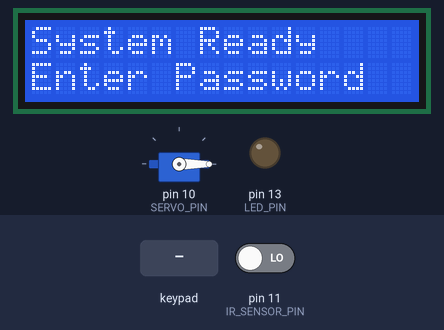
This sketch was run on a simulated Arduino Uno, built with avr-gcc and run on an emulated ATmega328P. On the bench: servo, 16×2 character LCD, output pins drawn as LEDs (lit = HIGH). Inputs (shaded band) come from the test bench; at power-on: pin 11 (IR_SENSOR_PIN) LOW. What the sketch prints to the serial monitor is not drawn.

Above: at 2.5 s.
2.6 s: keypad keys 6 6 6 6 # pressed 0.4 s apart
At 5.9 s:
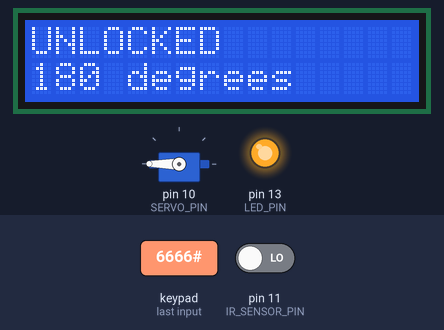
6.1 s: key '*' pressed
At 8.0 s:
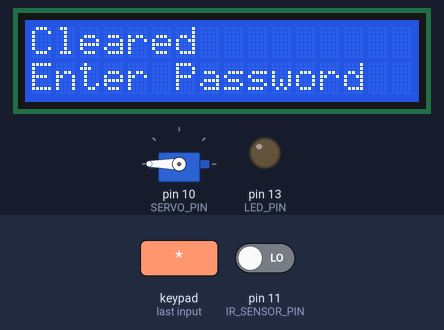
9.1 s: key '#' pressed
At 11.6 s:
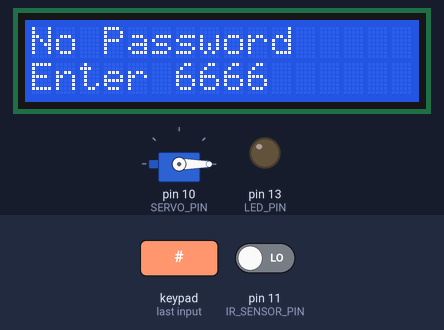
11.8 s: keypad keys 1 2 3 4 # pressed 0.4 s apart
At 16.5 s:
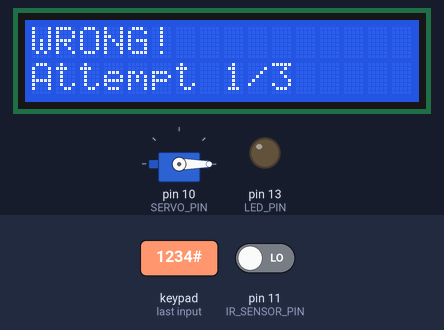
16.8 s: keypad keys 5 6 7 8 * pressed 0.4 s apart
At 17.28 s:
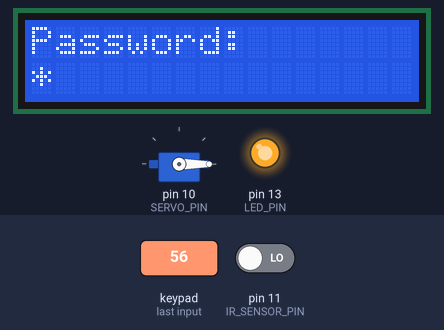
20.4 s: key '1' pressed
At 21.0 s:
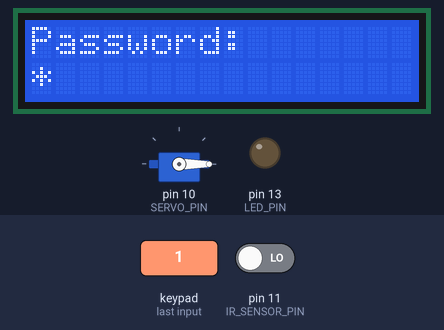
Timing chart, 0 to 23.1 s (numbered marks = the images above; inputs shaded):
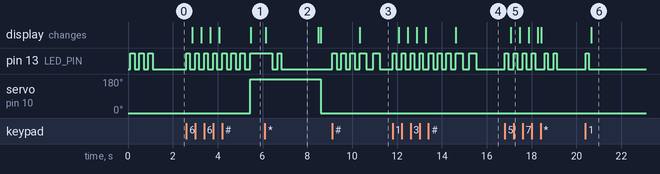

Measured:
- after the input at 2.6 s, pin 13 (LED_PIN): alternates HIGH for 0.15 s and LOW for 0.25 s, 15 changes in all, then stays HIGH, starting at once; servo on pin 10 (SERVO_PIN): 0° → 180° after 2.8 s; the display: first changes after 0.27 s (image 1 shows a later state)
- after the input at 6.1 s, pin 13 (LED_PIN): HIGH → LOW after 0.33 s instead of 2.5 s; the display: changes at once (image 2)
- after the input at 9.1 s, pin 13 (LED_PIN): goes 3 × (HIGH 0.20 s, LOW 0.20 s), HIGH 0.30 s, LOW 0.30 s, HIGH 0.30 s, then LOW, starting at once; the display: changes after 1.2 s (image 3)
- after the input at 11.8 s, pin 13 (LED_PIN): goes 4 × (HIGH 0.15 s, LOW 0.26 s), 3 × (HIGH 0.20 s, LOW 0.20 s), HIGH 0.30 s, LOW 0.30 s, HIGH 0.30 s, then LOW, starting at once; the display: first changes after 0.27 s (image 4 shows a later state)
- after the input at 16.8 s, pin 13 (LED_PIN): goes 3 × (HIGH 0.15 s, LOW 0.26 s), HIGH 0.15 s, LOW 0.42 s, HIGH 0.15 s, LOW 0.25 s, HIGH 0.15 s, then LOW, starting at once; the display: changes after 0.26 s (image 5)
- after the input at 20.4 s, pin 13 (LED_PIN): LOW → HIGH at once, → LOW 0.15 s later; the display: changes after 0.27 s (image 6)
- what the display in image 2 shows lasts 2.4 s, from 6.1 s to 8.5 s

The sketch:

arduino_code.ino
```cpp
#include <Wire.h>
#include <LiquidCrystal_I2C.h>
#include <Servo.h>
#include <Keypad.h>

// LCD Setup
LiquidCrystal_I2C lcd(0x27, 16, 2);

Servo myServo;

// Keypad setup - 4x4 matrix using pins 1-9
const byte ROWS = 4;
const byte COLS = 4;
char keys[ROWS][COLS] = {
  {'1','2','3','A'},
  {'4','5','6','B'},
  {'7','8','9','C'},
  {'*','0','#','D'}
};

byte rowPins[ROWS] = {1, 2, 3, 4};
byte colPins[COLS] = {5, 6, 7, 8};

Keypad keypad = Keypad(makeKeymap(keys), rowPins, colPins, ROWS, COLS);

// Pin definitions
const int SERVO_PIN = 10;
const int LED_PIN = 13;
const int IR_SENSOR_PIN = 11;

// Password settings
String correctPassword = "6666";
String enteredPassword = "";
int maxAttempts = 3;
int attempts = 0;
bool isLocked = false;

// Auto-reset settings
bool autoResetActive = false;
unsigned long lockTime = 0;
const unsigned long AUTO_RESET_DELAY = 5000;  // 5 seconds

// Servo states
enum ServoState {
  WAITING_FOR_PASSWORD,
  SERVO_AT_180,
  WAITING_FOR_IR,
  SERVO_AT_0
};

ServoState currentState = WAITING_FOR_PASSWORD;
unsigned long stateStartTime = 0;
unsigned long lastIRTime = 0;
const unsigned long UNLOCK_DURATION = 3000;
const unsigned long IR_DEBOUNCE = 500;

void setup() {
  Serial.begin(9600);

  myServo.attach(SERVO_PIN);
  myServo.write(0);
  pinMode(LED_PIN, OUTPUT);
  pinMode(IR_SENSOR_PIN, INPUT);

  lcd.init();
  lcd.backlight();
  lcd.clear();

  lcd.setCursor(0, 0);
  lcd.print("System Ready");
  lcd.setCursor(0, 1);
  lcd.print("Enter Password");

  for (int i = 0; i < 3; i++) {
    digitalWrite(LED_PIN, HIGH);
    delay(200);
    digitalWrite(LED_PIN, LOW);
    delay(200);
  }

  Serial.println("========================================");
  Serial.println("PASSWORD + IR SENSOR SYSTEM");
  Serial.println("========================================");
  Serial.println("LOG:System Started");
}

void loop() {
  char key = keypad.getKey();

  if (autoResetActive) {
    unsigned long elapsed = millis() - lockTime;
    int remaining = (AUTO_RESET_DELAY - elapsed) / 1000 + 1;

    if (elapsed >= AUTO_RESET_DELAY) {
      performReset();
      return;
    } else {
      lcd.clear();
      lcd.setCursor(0, 0);
      lcd.print("SYSTEM LOCKED!");
      lcd.setCursor(0, 1);
      lcd.print("Reset in ");
      lcd.print(remaining);
      lcd.print("s");

      static unsigned long lastSerialUpdate = 0;
      if (millis() - lastSerialUpdate >= 1000) {
        lastSerialUpdate = millis();
        Serial.print("STATUS:Auto-reset in ");
        Serial.print(remaining);
        Serial.println(" seconds");
      }
    }
    return;
  }

  if (key) {
    if (isLocked) {
      if (!autoResetActive) {
        lockTime = millis();
        autoResetActive = true;
        Serial.println("STATUS:System Locked - Auto-reset in 5 seconds");
      }
      return;
    }
    handleKeyInput(key);
  }

  switch (currentState) {
    case WAITING_FOR_PASSWORD:
      break;

    case SERVO_AT_180:
      if (millis() - stateStartTime >= UNLOCK_DURATION) {
        Serial.println("STATUS:3 seconds passed - Ready for IR detection");
        currentState = WAITING_FOR_IR;
        lcd.clear();
        lcd.setCursor(0, 0);
        lcd.print("IR Active");
        lcd.setCursor(0, 1);
        lcd.print("Wave hand to lock");
        Serial.println("Wave hand in front of IR sensor to lock");
        Serial.println("----------------------------------------");
      }
      break;

    case WAITING_FOR_IR: {
      int irValue = digitalRead(IR_SENSOR_PIN);
      if (irValue == LOW && (millis() - lastIRTime > IR_DEBOUNCE)) {
        lastIRTime = millis();
        Serial.println("IR Sensor - OBJECT DETECTED!");
        lockServo();
      }
      break;
    }

    case SERVO_AT_0:
      break;
  }
}

void handleKeyInput(char key) {
  Serial.print("KEY:");
  Serial.println(key);

  if (key == '*') {
    enteredPassword = "";
    Serial.println("Password cleared");
    lcd.clear();
    lcd.setCursor(0, 0);
    lcd.print("Cleared");
    lcd.setCursor(0, 1);
    lcd.print("Enter Password");
    delay(150);
    blinkKeyPress();
    delay(150);
    blinkKeyPress();
  }
  else if (key == '#') {
    Serial.println("SUBMIT:Password submitted");
    blinkSubmit();
    checkPassword();
  }
  else if (key >= '0' && key <= '9') {
    enteredPassword += key;
    blinkKeyPress();

    lcd.clear();
    lcd.setCursor(0, 0);
    lcd.print("Password:");
    lcd.setCursor(0, 1);
    for (int i = 0; i < enteredPassword.length(); i++) {
      lcd.print("*");
    }

    Serial.print("Asterisks:");
    for (int i = 0; i < enteredPassword.length(); i++) {
      Serial.print("*");
    }
    Serial.println();
  }
  else {
    Serial.println("Invalid key! Only numbers 0-9 accepted");
  }
}

void checkPassword() {
  Serial.println("");
  Serial.println("Checking password...");

  if (enteredPassword.length() == 0) {
    Serial.println("Please enter a password first!");
    lcd.clear();
    lcd.setCursor(0, 0);
    lcd.print("No Password");
    lcd.setCursor(0, 1);
    lcd.print("Enter 6666");
    blinkError();
    return;
  }

  if (enteredPassword == correctPassword) {
    Serial.println("LOG:Access Granted!");
    Serial.println("ACCESS GRANTED!");
    unlockServo();
    attempts = 0;
    enteredPassword = "";
  } else {
    attempts++;
    Serial.print("WRONG PASSWORD! (Attempt ");
    Serial.print(attempts);
    Serial.print("/");
    Serial.print(maxAttempts);
    Serial.println(")");

    lcd.clear();
    lcd.setCursor(0, 0);
    lcd.print("WRONG!");
    lcd.setCursor(0, 1);
    lcd.print("Attempt ");
    lcd.print(attempts);
    lcd.print("/");
    lcd.print(maxAttempts);

    blinkError();
    enteredPassword = "";

    Serial.println("LOG:Wrong Password Attempt!");

    if (attempts >= maxAttempts) {
      isLocked = true;
      lockTime = millis();
      autoResetActive = true;

      Serial.println("");
      Serial.println("SYSTEM LOCKED!");
      Serial.println("Too many failed attempts!");
      Serial.println("Auto-reset in 5 seconds");
      Serial.println("========================================");

      lcd.clear();
      lcd.setCursor(0, 0);
      lcd.print("SYSTEM LOCKED!");
      lcd.setCursor(0, 1);
      lcd.print("Reset in 5s");

      blinkLocked();
      Serial.println("LOG:System Locked!");
    }
  }
}

void performReset() {
  Serial.println("");
  Serial.println("STATUS:AUTO-RESET - System unlocked");
  Serial.println("LOG:System Reset");
  Serial.println("========================================");

  isLocked = false;
  autoResetActive = false;
  attempts = 0;
  enteredPassword = "";
  currentState = WAITING_FOR_PASSWORD;
  myServo.write(0);
  digitalWrite(LED_PIN, LOW);

  lcd.clear();
  lcd.setCursor(0, 0);
  lcd.print("System Reset");
  lcd.setCursor(0, 1);
  lcd.print("Enter Password");

  delay(1000);

  lcd.clear();
  lcd.setCursor(0, 0);
  lcd.print("System Ready");
  lcd.setCursor(0, 1);
  lcd.print("Enter Password");
}

void unlockServo() {
  Serial.println("");
  Serial.println("UNLOCKING - Moving servo to 180 degrees");
  myServo.write(180);
  digitalWrite(LED_PIN, HIGH);
  currentState = SERVO_AT_180;
  stateStartTime = millis();

  lcd.clear();
  lcd.setCursor(0, 0);
  lcd.print("UNLOCKED");
  lcd.setCursor(0, 1);
  lcd.print("180 degrees");

  Serial.println("Servo at 180 degrees - Waiting 3 seconds");
  Serial.println("----------------------------------------");
}

void lockServo() {
  Serial.println("");
  Serial.println("LOCKING - Moving servo to 0 degrees");
  myServo.write(0);
  digitalWrite(LED_PIN, LOW);
  currentState = SERVO_AT_0;

  lcd.clear();
  lcd.setCursor(0, 0);
  lcd.print("LOCKED");
  lcd.setCursor(0, 1);
  lcd.print("0 degrees");

  Serial.println("Servo locked at 0 degrees");
  Serial.println("Enter password again to unlock");
  Serial.println("========================================");
}

void blinkKeyPress() {
  digitalWrite(LED_PIN, HIGH);
  delay(150);
  digitalWrite(LED_PIN, LOW);
  delay(100);
}

void blinkSubmit() {
  for (int i = 0; i < 3; i++) {
    digitalWrite(LED_PIN, HIGH);
    delay(200);
    digitalWrite(LED_PIN, LOW);
    delay(200);
  }
}

void blinkError() {
  for (int i = 0; i < 2; i++) {
    digitalWrite(LED_PIN, HIGH);
    delay(300);
    digitalWrite(LED_PIN, LOW);
    delay(300);
  }
}

void blinkLocked() {
  for (int i = 0; i < 3; i++) {
    digitalWrite(LED_PIN, HIGH);
    delay(500);
    digitalWrite(LED_PIN, LOW);
    delay(500);
  }
}
```
